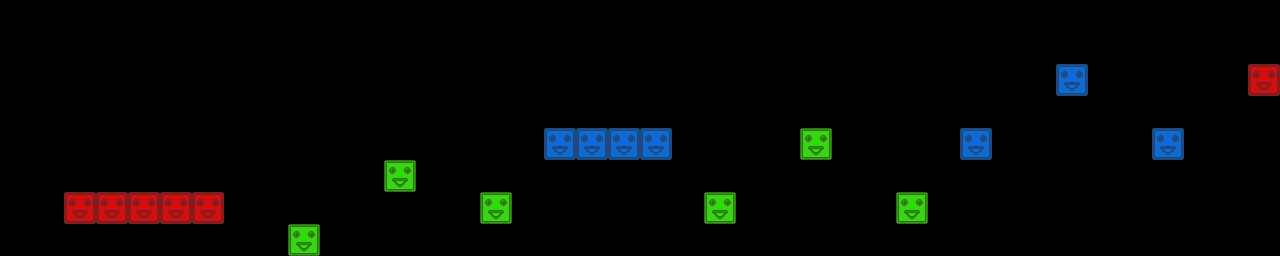

This is a level from a 2D game, rendered from its Tiled map with the project's own tilesets. A one-line summary and the map file follow, with tile-layer data summarised:
An orthogonal 40x8 tile map with 32x32 px tiles, 3 tile layers (red, green, blue) and 11 objects.

<map version="1.0" orientation="orthogonal" renderorder="right-down" width="40" height="8" tilewidth="32" tileheight="32">
 <tileset firstgid="1" name="blocks" tilewidth="32" tileheight="32">
  <image source="blocks.png" width="96" height="32" />
 </tileset>
 <layer name="red" width="40" height="8">
  <data>[320 cells, 6 non-empty, 1 distinct tile ids]</data>
 </layer>
 <layer name="green" width="40" height="8">
  <data>[320 cells, 6 non-empty, 1 distinct tile ids]</data>
 </layer>
 <layer name="blue" width="40" height="8">
  <data>[320 cells, 7 non-empty, 1 distinct tile ids]</data>
 </layer>
 <objectgroup name="crystals">
  <object x="208" y="164">
   <ellipse />
  </object>
  <object x="472" y="167">
   <ellipse />
  </object>
  <object x="721" y="151">
   <ellipse />
  </object>
  <object x="877" y="163">
   <ellipse />
  </object>
  <object x="1171" y="82">
   <ellipse />
  </object>
  <object x="1268" y="46">
   <ellipse />
  </object>
  <object x="1010" y="103">
   <ellipse />
  </object>
 </objectgroup>
 <objectgroup name="spikes">
  <object x="251" y="189">
   <ellipse />
  </object>
  <object x="604" y="112">
   <ellipse />
  </object>
  <object x="931" y="116">
   <ellipse />
  </object>
  <object x="1121" y="108">
   <ellipse />
  </object>
 </objectgroup>
</map>
